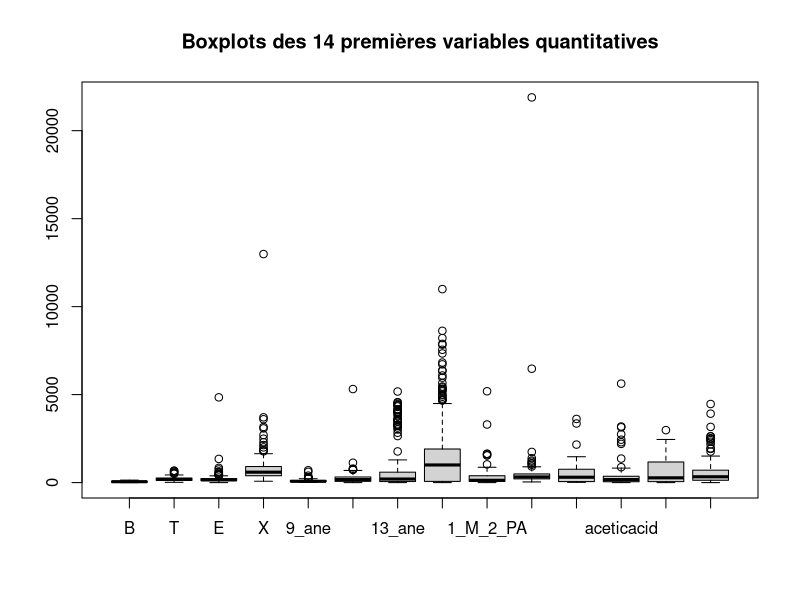
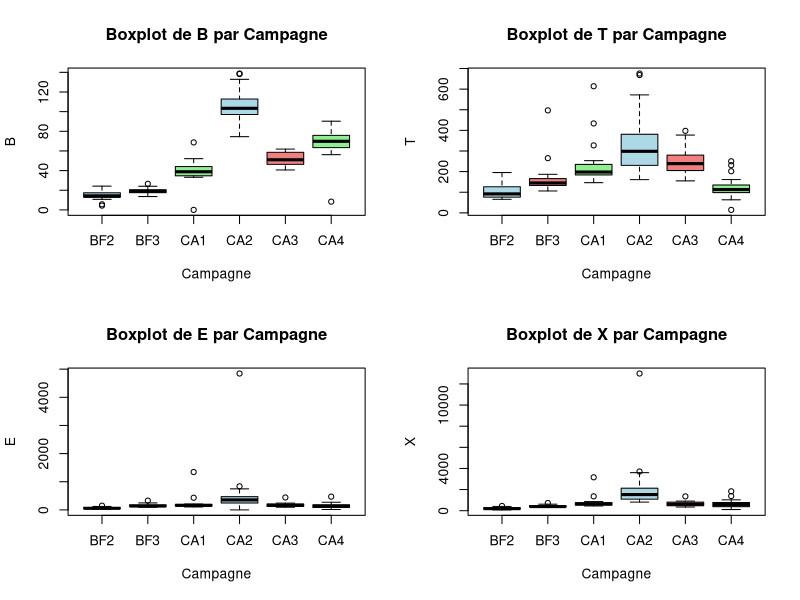
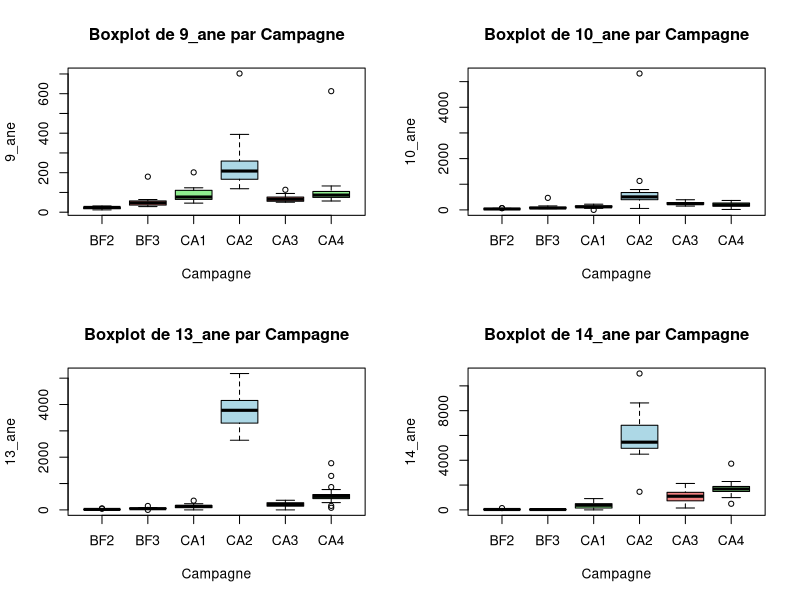
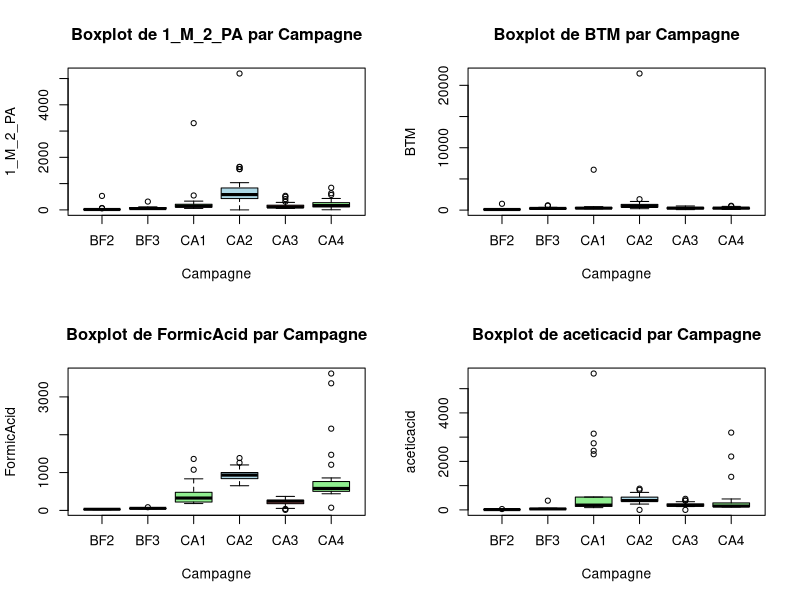
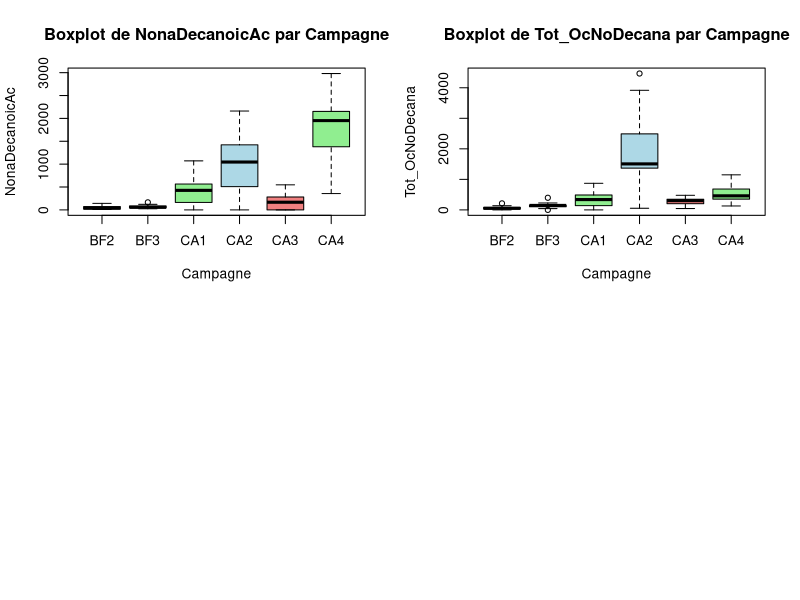
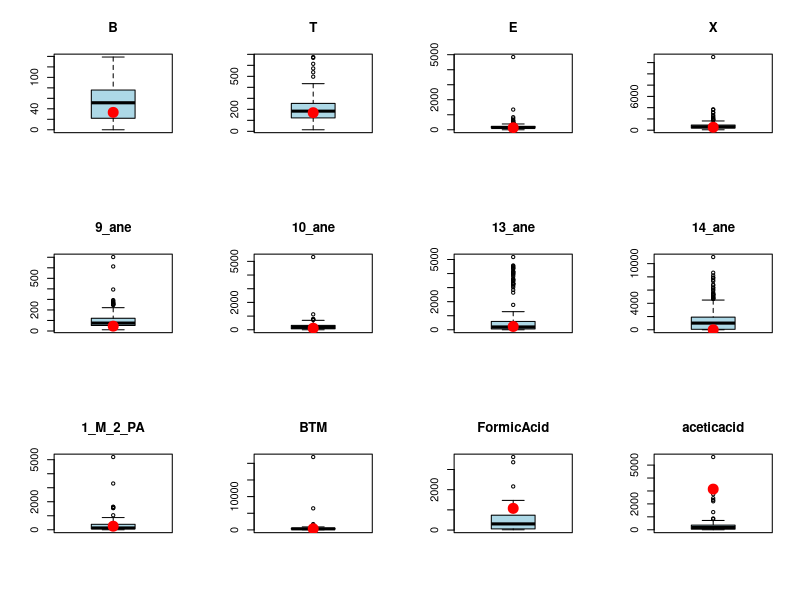
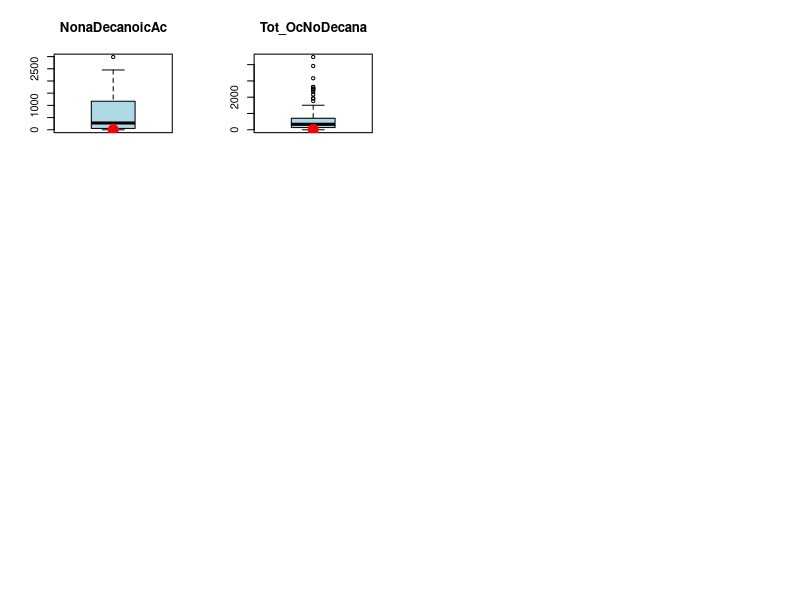
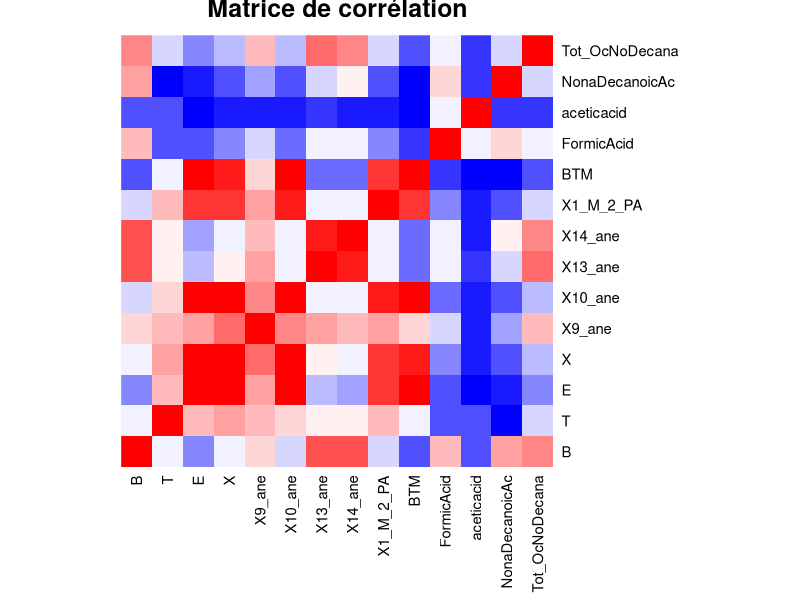

Generate these figures, in order, with R: (Note: this script raises an error after producing the figures.)
## ---- chunk 1
if (!require(readxl)) install.packages("readxl")
library(readxl)
library(FactoMineR)
## ---- chunk 2
data <- read_excel("TP4_covC1234_DS19_20.xlsx", sheet = 1)
boxplot(data[,2:15],
        main = "Boxplots des 14 premières variables quantitatives")

data <- data[, -which(names(data) == "indice")]
## ---- chunk 3
# à partir du boxplot on a vu quelques valeurs atypiques 
trouver_lignes_atypiques <- function(df, nom_colonne) {
  
  colonne <- df[[nom_colonne]]
  
  valeurs_atypiques <- boxplot.stats(colonne)$out
  
  if (length(valeurs_atypiques) > 0) {
    
    indices_lignes <- which(colonne %in% valeurs_atypiques)
    print(df[indices_lignes, ])
    
  } else {
    
    cat(paste("\n--- Pas de donnée atypique trouvée pour '", nom_colonne, "' ---\n", sep=""))
  }
}


set.seed(42)
trouver_lignes_atypiques(data, "BTM")
trouver_lignes_atypiques(data, "X")
trouver_lignes_atypiques(data, "10_ane") 
trouver_lignes_atypiques(data, "E")
## ---- chunk 4
# 1. Identification des colonnes numériques
colonnes_numeriques <- names(data)[sapply(data, is.numeric)]

# 2. Boucle pour créer les boxplots
par(mfrow = c(2, 2)) # Ajuster les paramètres graphiques pour afficher 4 graphiques par page (ajustez si besoin)

for (var in colonnes_numeriques) {
  # Création du boxplot de base R
  boxplot(
    data[[var]] ~ data$Campagne, # Syntaxe formule: Y ~ X
    main = paste("Boxplot de", var, "par Campagne"),
    xlab = "Campagne",
    ylab = var,
    col = c("lightblue", "lightcoral", "lightgreen") # Couleurs des boîtes
  )
}

par(mfrow = c(1, 1)) # Réinitialiser les paramètres graphiques
## ---- chunk 5

type_eroor<- data[which(data$TYPE == "?"), ]
type_eroor

loc<- data[which(data$Localisation == "P10"), ]
loc
loc1<- data[which(data$Localisation == "P22"), ]
loc1
data <- data[data$Localisation != "P22", ]
data$TYPE[data$TYPE == "?"] <- "sourceindustrie"
## ---- chunk 6
data_num <- data[, sapply(data, is.numeric)]
loc1_num <- loc1[, sapply(loc1, is.numeric)]

par(mfrow = c(3, 4))
for (col in names(data_num)) {
  boxplot(data_num[[col]], main = col, col = "lightblue")
  points(1, loc1_num[[col]], col = "red", pch = 19, cex = 2)
}


## ---- chunk 7
v<- data[rowSums(data == 0, na.rm = TRUE) > 0, 1:15]
data[data == 0] <- NA
#On remplace les données 0 par des NA. Qaund c'est 0
## ---- chunk 8
#Matrice de correlation

data_num <- data[, sapply(data, is.numeric)]
data_qual <- data[, !sapply(data, is.numeric)]

names(data_num) <- make.names(names(data_num))

cor_matrix <- cor(data_num, use = "pairwise.complete.obs")

heatmap(cor_matrix,
        Colv = NA, Rowv = NA,           
        col = colorRampPalette(c("blue", "white", "red"))(20),
        scale = "none", 
        margins = c(8,8),
        main = "Matrice de corrélation")
## ---- chunk 9
pairs(data_num)
## ---- chunk 10
na_percent <- sapply(data_num, function(x) sum(is.na(x)) / length(x) * 100)
sort(na_percent, decreasing = TRUE)
## ---- chunk 11
library(glmnet)
# Définir les variables catégorielles
vars_categoriques <- c("TYPE", "Campagne", "SAISON", "Localisation")

# Vérifier qu'elles existent dans le dataset
vars_categoriques <- vars_categoriques[vars_categoriques %in% names(data)]

# Convertir ces colonnes en facteurs
data[vars_categoriques] <- lapply(data[vars_categoriques], as.factor)

# Séparer les variables numériques et catégorielles
data_cat <- data[, names(data) %in% vars_categoriques, drop = FALSE]
data_num <- data[, sapply(data, is.numeric), drop = FALSE]

# Éviter d'utiliser au fur et à mesure les valeurs prédites
# On garde une copie des données complètes pour l'entraînement
idx_train <- complete.cases(data_num)
cat("Nombre de lignes complètes pour l'entraînement :", sum(idx_train), "/", nrow(data_num), "\n\n")

# Trier les colonnes par nombre de NA croissant
na_counts <- sapply(data_num, function(x) sum(is.na(x)))
col_order <- names(sort(na_counts))

# Tableau récapitulatif des résultats
results <- data.frame(
  Variable = character(),
  NA_percent = numeric(),
  Best_Lambda = numeric(),
  MSE = numeric(),
  R2 = numeric(),
  Method = character(),
  stringsAsFactors = FALSE
)

cat("=== IMPUTATION PAR RÉGRESSION RIDGE AVEC VARIABLES CATÉGORIELLES ===\n\n")

for (col in col_order) {
  
  # Ignorer les colonnes sans NA
  if (!any(is.na(data_num[[col]]))) {
    next
  }
  
  na_pct <- sum(is.na(data_num[[col]])) / nrow(data_num) * 100
  cat("\n━━━━━━━━━━━━━━━━━━━━━━━━━━━━━━━━━━━━━━━━\n")
  cat("Variable :", col, sprintf("(%.1f%% de NA)", na_pct), "\n")
  cat("━━━━━━━━━━━━━━━━━━━━━━━━━━━━━━━━━━━━━━━━\n")
  
  vars_num_predict <- setdiff(names(data_num), col)
  
  # Créer y_train et X_train_num à partir des lignes complètes
  y_train_all <- data_num[[col]][idx_train]
  X_train_num <- as.matrix(data_num[idx_train, vars_num_predict])
  
  # Ajouter les variables catégorielles (one-hot encoding)
  X_train_cat <- model.matrix(~ . - 1, data = data_cat[idx_train, , drop = FALSE])
  
  # Combiner numériques + catégorielles
  X_train <- cbind(X_train_num, X_train_cat)
  
  
  cat("Dimensions de X_train : n =", nrow(X_train), ", p =", ncol(X_train), "\n")
  
  # Si p > n, informer l'utilisateur (situation haute dimensionnalité)
  if (ncol(X_train) > nrow(X_train)) {
    cat("⚠️  p > n (", ncol(X_train), ">", nrow(X_train), 
        ") : situation haute dimensionnalité\n")
  }
  
  # Cross-validation pour trouver le meilleur lambda
  set.seed(123)
  cv_ridge <- cv.glmnet(X_train, y_train_all, alpha = 0, nfolds = 10, type.measure = "mse")
  
  best_lambda <- cv_ridge$lambda.min
  min_mse <- min(cv_ridge$cvm)
  
  # Entraîner le modèle final avec le meilleur lambda
  ridge_model <- glmnet(X_train, y_train_all, alpha = 0, lambda = best_lambda)
  
    # Prédictions sur l'ensemble d'entraînement
  y_pred_train <- as.vector(predict(ridge_model, newx = X_train, s = best_lambda))
  
  # R² classique
  ss_res <- sum((y_train_all - y_pred_train)^2)
  ss_tot <- sum((y_train_all - mean(y_train_all))^2)
  r2 <- 1 - (ss_res / ss_tot)
  
  # R² ajusté
  n <- nrow(X_train)
  p <- ncol(X_train)
  r2_adj <- 1 - (1 - r2) * (n - 1) / (n - p - 1)
  
  cat("R² ajusté :", round(r2_adj, 4), "\n")

  
  cat("✓ Meilleur λ :", sprintf("%.6f", best_lambda), "\n")
  cat("✓ MSE (CV)   :", sprintf("%.4f", min_mse), "\n")
  cat("✓ R²         :", sprintf("%.4f", r2), "\n")
  
  # Vérifier le seuil R² = 0.5
  if (r2_adj < 0.4) {
    cat("⚠️  R² < 0.5 → Imputation par médiane (modèle non validé)\n")
    median_val <- median(data_num[[col]], na.rm = TRUE)
    idx_na <- which(is.na(data_num[[col]]))
    data_num[[col]][idx_na] <- median_val
    
    results <- rbind(results, data.frame(
      Variable = col,
      NA_percent = na_pct,
      Best_Lambda = best_lambda,
      MSE = min_mse,
      R2 = r2,
      R2_adj = r2_adj,
      Method = "Mediane (R² < 0.5)"
    ))
    
    cat("✓", length(idx_na), "valeurs imputées par la médiane\n")
    next
  }
  # Identifier les lignes à prédire
  idx_na <- which(is.na(data_num[[col]]))
  if (length(idx_na) > 0) {
    
    cat("\n--- Prédiction pour", length(idx_na), "ligne(s) manquante(s) de", col, "---\n")
    
    # Créer un sous-ensemble complet (num + cat)
    data_pred <- cbind(data_num[idx_na, vars_num_predict, drop = FALSE],
                       data_cat[idx_na, , drop = FALSE])
    # Cas particulier : une seule ligne
    if (nrow(data_pred) == 1) {
      # S'assurer que les facteurs ont les mêmes niveaux que ceux du train
      for (v in names(data_cat)) {
        data_pred[[v]] <- factor(data_pred[[v]], levels = levels(data_cat[[v]]))
      }
    }
    
    # Créer X_predict avec toutes les colonnes (num + cat encodées)
    X_predict <- model.matrix(~ . - 1, data = data_pred)
    
    missing_cols <- setdiff(colnames(X_train), colnames(X_predict))
    if (length(missing_cols) > 0) {
      zero_mat <- matrix(0, nrow = nrow(X_predict), ncol = length(missing_cols))
      colnames(zero_mat) <- missing_cols
      X_predict <- cbind(X_predict, zero_mat)
    }
    X_predict <- X_predict[, colnames(X_train)]
    # Forcer une matrice si une seule ligne
    if (is.null(dim(X_predict))) {
      X_predict <- matrix(X_predict, nrow = 1)
      colnames(X_predict) <- names(X_predict)  # récupérer les noms de colonnes
    }
    
    print(X_predict)
    print(dim(X_predict))  # maintenant lignes × colonnes
    
    # Imputation des NA par la médiane
    for (j in 1:ncol(X_predict)) {
      na_idx_pred <- is.na(X_predict[, j])
      if (any(na_idx_pred)) {
        col_mediane <- median(X_train[, j], na.rm = TRUE)
        X_predict[na_idx_pred, j] <- col_mediane
      }
    }

    
    predictions <- as.vector(predict(ridge_model, newx = X_predict, s = best_lambda))
    data_num[[col]][idx_na] <- predictions
    
    cat("✓", length(idx_na), "valeurs imputées par le modèle Ridge\n")
  }



  
  # Stocker les résultats
  results <- rbind(results, data.frame(
    Variable = col,
    NA_percent = na_pct,
    Best_Lambda = best_lambda,
    MSE = min_mse,
    R2 = r2,
    R2_adj = r2_adj, 
    Method = "Ridge"
  ))
  
  # Visualisation de la courbe MSE vs Lambda
  plot(cv_ridge, main = paste("Cross-Validation Ridge:", col))
  abline(v = log(best_lambda), col = "red", lwd = 2, lty = 2)
  legend("topright", 
         legend = c(paste("λ =", round(best_lambda, 6)),
                    paste("MSE =", round(min_mse, 4)),
                    paste("R² =", round(r2, 4))),
         bty = "n", cex = 0.9)
}

cat("\n\n=== RÉSUMÉ DES PERFORMANCES ===\n")
print(results)

# Visualisation finale
par(mfrow = c(1, 2))

# R² par variable
barplot(results$R2_adj[!is.na(results$R2_adj)], 
        names.arg = results$Variable[!is.na(results$R2)], 
        las = 2, 
        col = ifelse(results$R2_adj[!is.na(results$R2_adj)] >= 0.5, "darkgreen", "red"),
        main = "R² ajusté par variable",
        ylab = "R² ajusté",
        ylim = c(0, 1))
abline(h = 0.5, col = "blue", lwd = 2, lty = 2)
text(x = 1, y = 0.55, "Seuil 0.5", col = "blue", pos = 4)

# MSE par variable
barplot(results$MSE[!is.na(results$MSE)], 
        names.arg = results$Variable[!is.na(results$MSE)], 
        las = 2, 
        col = "steelblue",
        main = "MSE (CV) par variable",
        ylab = "MSE")

par(mfrow = c(1, 1))

cat("\n✅ Imputation terminée !\n")
cat("Note : Les variables catégorielles (TYPE, Campagne, SAISON, Localisation)\n")
cat("       ont été intégrées via one-hot encoding (γ = 1 si modalité présente, 0 sinon)\n")
cat("       Seules les lignes complètes ont été utilisées pour l'entraînement\n")
## ---- chunk 12
data <- cbind(data_num, data_cat)

colSums(is.na(data))
## ---- chunk 13
table(data$SAISON, data$TYPE)
## ---- chunk 14
prop.table(table(data$SAISON, data$TYPE))
## ---- chunk 15
boxplot(BTM ~ SAISON, data = data,
        main = "Concentration de BTM selon la saison",
        xlab = "Saison", ylab = "BTM",
        col = c("skyblue", "lightcoral"))
## ---- chunk 16
boxplot(Tot_OcNoDecana ~ TYPE, data = data,
        main = "Tot_OcNoDecana selon le type d'environnement",
        xlab = "Type d'environnement", ylab = "Tot_OcNoDecana",
        col = c("lightgreen", "gold", "lightblue"))
## ---- chunk 17
moyennes_saison <- aggregate(data_num, by = list(SAISON = data$SAISON), mean)

# Préparer la zone de plot pour afficher plusieurs graphiques
# Ajustez le nombre dans c(X, Y) en fonction du nombre de variables dans data_num
par(mfrow = c(2, 2), mar = c(4, 4, 3, 1)) 

# Boucle pour générer un bar plot pour chaque variable
for (i in 2:ncol(moyennes_saison)) {
  variable_name <- names(moyennes_saison)[i]
  
  barplot(
    height = moyennes_saison[, i],
    names.arg = moyennes_saison$SAISON,
    main = paste("Moyenne de", variable_name, "par Saison"),
    ylab = paste("Moyenne de", variable_name),
    xlab = "Saison",
    col = rainbow(length(moyennes_saison$SAISON))
  )
}

# Réinitialiser les paramètres graphiques
par(mfrow = c(1, 1), mar = c(5, 4, 4, 2) + 0.1)
## ---- chunk 18
# Corrélation entre variables (vue rapide)
heatmap(cor(data_num, use = "pairwise.complete.obs"),
        Colv = NA, Rowv = NA,
        col = colorRampPalette(c("blue", "white", "red"))(20),
        main = "Corrélations entre composés chimiques")

# creation de la matrice X , on va normaliser car les grandeurs de nos données ont des unités et ordres de grandeurs differentes
## ---- chunk 19
coords <- res$ind$coord

idx_max_dim1 <- which.max(coords[, 1])
print(paste("Individu avec le max sur Dim.1 (Index):", idx_max_dim1))
print("Ses coordonnées (Dim.1 et Dim.2) sont :")
print(coords[idx_max_dim1, 1:2])
idx_min_dim2 <- which.min(coords[, 2])
print(paste("Individu avec le min sur Dim.2 (Index):", idx_min_dim2))
print("Ses coordonnées (Dim.1 et Dim.2) sont :")
print(coords[idx_min_dim2, 1:2])

nb_col_num <- ncol(data_num)
nb_col_total <- ncol(data)
indices_quali <- (nb_col_num + 1):nb_col_total

print("Indices des variables qualitatives :")
print(indices_quali)
print("Noms de ces variables :")
print(colnames(data)[indices_quali])
data <- data[-idx_max_dim1, ]
res_correct <- PCA(data,
                   scale.unit = TRUE,   
                   quali.sup = indices_quali, 
                   ncp = 5,             
                   graph = FALSE)       

summary(res_correct)

# Plan factoriel des individus (PROPRE)
plot.PCA(res_correct, 
         choix = "ind", 
         label = "quali",  
         title = "Projection (corrigée) des individus sur le plan (1,2)")

plot.PCA(res_correct, choix = "ind", 
       habillage = "SAISON",
       label = "quali", cex = 0.8,
       title = "Individus colorés selon la saison")

plot.PCA(res_correct, choix = "ind", 
         habillage = "TYPE",
        label = "quali", cex = 0.8,
         title = "Individus colorés selon le type d'environnement")

# Cercle des corrélations (ne change pas)
plot.PCA(res_correct, choix = "var", title = "Cercle des corrélations des variables")
## ---- chunk 20
summary(data_num)
X <- scale(data_num, center = TRUE, scale = TRUE)
data<- cbind(X, data_cat)
summary(X)

res <- PCA(X, 
           quali.sup = 1:4,  
           scale.unit = TRUE,
           graph = TRUE)


summary(res)
## ---- chunk 21
barplot(res$eig[,2],
        names.arg = 1:nrow(res$eig),
        main = "Pourcentage de variance expliquée par composante",
        xlab = "Composante principale",
        ylab = "Variance expliquée (%)",
        col = "skyblue")

#Cumul des variances expliquées ===
plot(cumsum(res$eig[,2]), type = "b",
     main = "Cumul de la variance expliquée",
     xlab = "Nombre de composantes",
     ylab = "Variance cumulée (%)",
     col = "red", pch = 19)

# Plan factoriel des individus
plot.PCA(res, choix = "ind", title = "Projection des individus sur le plan (1,2)")
